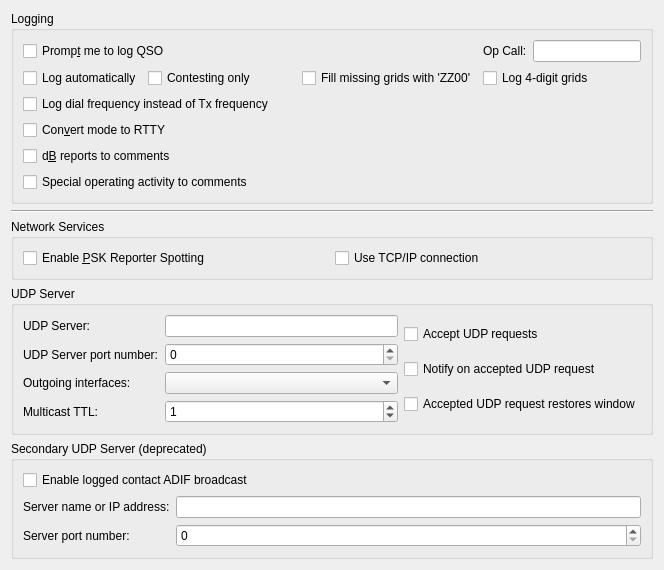
         <widget class="QWidget" name="reporting_tab">
          <attribute name="title">
           <string>Reportin&amp;g</string>
          </attribute>
          <attribute name="toolTip">
           <string>Reporting and logging settings</string>
          </attribute>
          <layout class="QVBoxLayout" name="verticalLayout_5">
           <item>
            <widget class="QGroupBox" name="logging_group_box">
             <property name="title">
              <string>Logging</string>
             </property>
             <layout class="QGridLayout" name="gridLayout_14">
              <item row="2" column="0">
               <layout class="QHBoxLayout" name="horizontalLayout_12">
                <item>
                 <widget class="QCheckBox" name="cbAutoLog">
                  <property name="toolTip">
                   <string>&lt;html&gt;&lt;head/&gt;&lt;body&gt;&lt;p&gt;Check to have QSOs logged automatically, when complete.&lt;/p&gt;&lt;/body&gt;&lt;/html&gt;</string>
                  </property>
                  <property name="text">
                   <string>Log automatically</string>
                  </property>
                 </widget>
                </item>
                <item>
                 <widget class="QCheckBox" name="cbContestingOnly">
                  <property name="toolTip">
                   <string>&lt;html&gt;&lt;head/&gt;&lt;body&gt;&lt;p&gt;Use 'Log automatically' only for special operating activities.&lt;/p&gt;&lt;/body&gt;&lt;/html&gt;</string>
                  </property>
                  <property name="text">
                   <string>Contesting only</string>
                  </property>
                 </widget>
                </item>
                <item>
                 <spacer name="horizontalSpacer_14">
                  <property name="orientation">
                   <enum>Qt::Horizontal</enum>
                  </property>
                  <property name="sizeHint" stdset="0">
                   <size>
                    <width>40</width>
                    <height>20</height>
                   </size>
                  </property>
                 </spacer>
                </item>
               </layout>
              </item>
              <item row="2" column="1">
               <widget class="QCheckBox" name="cbZZ00">
                <property name="toolTip">
                 <string>&lt;html&gt;&lt;head/&gt;&lt;body&gt;&lt;p&gt;Log 'ZZ00' as grid if the other station doesn't send you a grid.&lt;/p&gt;&lt;/body&gt;&lt;/html&gt;</string>
                </property>
                <property name="text">
                 <string>Fill missing grids with 'ZZ00'</string>
                </property>
               </widget>
              </item>
              <item row="0" column="1">
               <spacer name="horizontalSpacer_6">
                <property name="orientation">
                 <enum>Qt::Horizontal</enum>
                </property>
                <property name="sizeHint" stdset="0">
                 <size>
                  <width>136</width>
                  <height>20</height>
                 </size>
                </property>
               </spacer>
              </item>
              <item row="8" column="0">
               <widget class="QCheckBox" name="specOp_in_comments_check_box">
                <property name="toolTip">
                 <string>&lt;html&gt;&lt;head/&gt;&lt;body&gt;&lt;p&gt;Check this option to note any Special Operating Activity in the comments field.&lt;/p&gt;&lt;/body&gt;&lt;/html&gt;</string>
                </property>
                <property name="text">
                 <string>Special operating activity to comments</string>
                </property>
               </widget>
              </item>
              <item row="0" column="0">
               <widget class="QCheckBox" name="prompt_to_log_check_box">
                <property name="toolTip">
                 <string>The program will pop up a partially completed Log QSO dialog when you send a 73 or free text message.</string>
                </property>
                <property name="text">
                 <string>Promp&amp;t me to log QSO</string>
                </property>
               </widget>
              </item>
              <item row="0" column="3">
               <widget class="QLineEdit" name="opCallEntry">
                <property name="toolTip">
                 <string>&lt;html&gt;&lt;head/&gt;&lt;body&gt;&lt;p&gt;The callsign of the operator, if different from the station callsign.&lt;/p&gt;&lt;/body&gt;&lt;/html&gt;</string>
                </property>
               </widget>
              </item>
              <item row="0" column="2">
               <widget class="QLabel" name="label_13">
                <property name="text">
                 <string>Op Call:</string>
                </property>
                <property name="buddy">
                 <cstring>opCallEntry</cstring>
                </property>
               </widget>
              </item>
              <item row="6" column="0">
               <widget class="QCheckBox" name="log_as_RTTY_check_box">
                <property name="toolTip">
                 <string>&lt;html&gt;&lt;head/&gt;&lt;body&gt;&lt;p&gt;Some logging programs will not accept WSJT-X mode names.&lt;/p&gt;&lt;/body&gt;&lt;/html&gt;</string>
                </property>
                <property name="text">
                 <string>Con&amp;vert mode to RTTY</string>
                </property>
               </widget>
              </item>
              <item row="7" column="0">
               <widget class="QCheckBox" name="report_in_comments_check_box">
                <property name="toolTip">
                 <string>Some logging programs will not accept the type of reports
saved by this program.
Check this option to save the sent and received reports in the
comments field.</string>
                </property>
                <property name="text">
                 <string>d&amp;B reports to comments</string>
                </property>
               </widget>
              </item>
              <item row="2" column="2" colspan="2">
               <widget class="QCheckBox" name="cbLog4digitGrids">
                <property name="toolTip">
                 <string>&lt;html&gt;&lt;head/&gt;&lt;body&gt;&lt;p&gt;Shorten 6-digit grid entries and log 4-digit grids instead.&lt;/p&gt;&lt;/body&gt;&lt;/html&gt;</string>
                </property>
                <property name="text">
                 <string>Log 4-digit grids</string>
                </property>
               </widget>
              </item>
              <item row="5" column="0">
               <widget class="QCheckBox" name="cbLogDialFrequency">
                <property name="toolTip">
                 <string>&lt;html&gt;&lt;head/&gt;&lt;body&gt;&lt;p&gt;Check to log dial frequency instead of the actual Tx frequency.&lt;/p&gt;&lt;/body&gt;&lt;/html&gt;</string>
                </property>
                <property name="text">
                 <string>Log dial frequency instead of Tx frequency</string>
                </property>
               </widget>
              </item>
             </layout>
            </widget>
           </item>
           <item>
            <widget class="Line" name="line_8">
             <property name="orientation">
              <enum>Qt::Horizontal</enum>
             </property>
            </widget>
           </item>
           <item>
            <widget class="QGroupBox" name="network_group_box">
             <property name="title">
              <string>Network Services</string>
             </property>
             <layout class="QGridLayout" name="gridLayout_29" columnstretch="0,0">
              <item row="0" column="0">
               <widget class="QCheckBox" name="psk_reporter_check_box">
                <property name="toolTip">
                 <string>&lt;html&gt;&lt;head/&gt;&lt;body&gt;&lt;p&gt;The program can send your station details and all decoded signals with grid squares as spots to the http://pskreporter.info web site.&lt;/p&gt;&lt;p&gt;This is used for reverse beacon analysis which is very useful for assessing propagation and system performance.&lt;/p&gt;&lt;/body&gt;&lt;/html&gt;</string>
                </property>
                <property name="text">
                 <string>Enable &amp;PSK Reporter Spotting</string>
                </property>
               </widget>
              </item>
              <item row="0" column="1">
               <widget class="QCheckBox" name="psk_reporter_tcpip_check_box">
                <property name="toolTip">
                 <string>&lt;html&gt;&lt;head/&gt;&lt;body&gt;&lt;p&gt;Check this option if a reliable connection is needed&lt;/p&gt;&lt;p&gt;Most users do not need this, the default uses UDP which is more efficient. Only check this if you have evidence that UDP traffic from you to PSK Reporter is being lost.&lt;/p&gt;&lt;/body&gt;&lt;/html&gt;</string>
                </property>
                <property name="text">
                 <string>Use TCP/IP connection</string>
                </property>
               </widget>
              </item>
             </layout>
            </widget>
           </item>
           <item>
            <widget class="QGroupBox" name="groupBox_4">
             <property name="title">
              <string>UDP Server</string>
             </property>
             <layout class="QGridLayout" name="gridLayout_16">
              <item row="0" column="0">
               <layout class="QFormLayout" name="formLayout_6">
                <property name="fieldGrowthPolicy">
                 <enum>QFormLayout::AllNonFixedFieldsGrow</enum>
                </property>
                <item row="0" column="0">
                 <widget class="QLabel" name="udp_server_label">
                  <property name="text">
                   <string>UDP Server:</string>
                  </property>
                  <property name="buddy">
                   <cstring>udp_server_line_edit</cstring>
                  </property>
                 </widget>
                </item>
                <item row="0" column="1">
                 <widget class="QLineEdit" name="udp_server_line_edit">
                  <property name="toolTip">
                   <string>&lt;html&gt;&lt;head/&gt;&lt;body&gt;&lt;p&gt;Optional hostname of network service to receive decodes.&lt;/p&gt;&lt;p&gt;Formats:&lt;/p&gt;&lt;ul style=&quot;margin-top: 0px; margin-bottom: 0px; margin-left: 0px; margin-right: 0px; -qt-list-indent: 1;&quot;&gt;&lt;li style=&quot; margin-top:12px; margin-bottom:0px; margin-left:0px; margin-right:0px; -qt-block-indent:0; text-indent:0px;&quot;&gt;hostname&lt;/li&gt;&lt;li style=&quot; margin-top:0px; margin-bottom:0px; margin-left:0px; margin-right:0px; -qt-block-indent:0; text-indent:0px;&quot;&gt;IPv4 address&lt;/li&gt;&lt;li style=&quot; margin-top:0px; margin-bottom:0px; margin-left:0px; margin-right:0px; -qt-block-indent:0; text-indent:0px;&quot;&gt;IPv6 address&lt;/li&gt;&lt;li style=&quot; margin-top:0px; margin-bottom:0px; margin-left:0px; margin-right:0px; -qt-block-indent:0; text-indent:0px;&quot;&gt;IPv4 multicast group address&lt;/li&gt;&lt;li style=&quot; margin-top:0px; margin-bottom:0px; margin-left:0px; margin-right:0px; -qt-block-indent:0; text-indent:0px;&quot;&gt;IPv6 multicast group address&lt;/li&gt;&lt;/ul&gt;&lt;p&gt;Clearing this field will disable the broadcasting of UDP status updates.&lt;/p&gt;&lt;/body&gt;&lt;/html&gt;</string>
                  </property>
                  <property name="inputMethodHints">
                   <set>Qt::ImhDigitsOnly</set>
                  </property>
                 </widget>
                </item>
                <item row="1" column="0">
                 <widget class="QLabel" name="label_6">
                  <property name="text">
                   <string>UDP Server port number:</string>
                  </property>
                  <property name="buddy">
                   <cstring>udp_server_port_spin_box</cstring>
                  </property>
                 </widget>
                </item>
                <item row="1" column="1">
                 <widget class="QSpinBox" name="udp_server_port_spin_box">
                  <property name="toolTip">
                   <string>&lt;html&gt;&lt;head/&gt;&lt;body&gt;&lt;p&gt;Enter the service port number of the UDP server that WSJT-X should send updates to. If this is zero no updates will be sent.&lt;/p&gt;&lt;/body&gt;&lt;/html&gt;</string>
                  </property>
                  <property name="maximum">
                   <number>65534</number>
                  </property>
                 </widget>
                </item>
                <item row="2" column="0">
                 <widget class="QLabel" name="udp_interfaces_label">
                  <property name="text">
                   <string>Outgoing interfaces:</string>
                  </property>
                  <property name="buddy">
                   <cstring>udp_interfaces_combo_box</cstring>
                  </property>
                 </widget>
                </item>
                <item row="2" column="1">
                 <widget class="CheckableItemComboBox" name="udp_interfaces_combo_box">
                  <property name="toolTip">
                   <string>&lt;html&gt;&lt;head/&gt;&lt;body&gt;&lt;p&gt;When sending updates to a multicast group address it is necessary to specify which network interface(s) to send them to. If the loop-back interface is multicast capable then at least that one will be selected.&lt;/p&gt;&lt;p&gt;For most users the loop-back interface is all that is needed, that will allow multiple other applications on the same machine to interoperate with WSJT-X. If applications running on other hosts are to receive status updates then a suitable network interface should be used.&lt;/p&gt;&lt;p&gt;On some Linux systems it may be necessary to enable multicast on the loop-back network interface.&lt;/p&gt;&lt;/body&gt;&lt;/html&gt;</string>
                  </property>
                 </widget>
                </item>
                <item row="3" column="0">
                 <widget class="QLabel" name="udp_TTL_label">
                  <property name="text">
                   <string>Multicast TTL:</string>
                  </property>
                  <property name="buddy">
                   <cstring>udp_TTL_spin_box</cstring>
                  </property>
                 </widget>
                </item>
                <item row="3" column="1">
                 <widget class="QSpinBox" name="udp_TTL_spin_box">
                  <property name="toolTip">
                   <string>&lt;html&gt;&lt;head/&gt;&lt;body&gt;&lt;p&gt;Sets the number or router hops that multicast datagrams are allowed to make. Almost everyone should set this to 1 to keep outgoing multicast traffic withn the local subnet.&lt;/p&gt;&lt;/body&gt;&lt;/html&gt;</string>
                  </property>
                  <property name="maximum">
                   <number>255</number>
                  </property>
                  <property name="value">
                   <number>1</number>
                  </property>
                 </widget>
                </item>
               </layout>
              </item>
              <item row="0" column="1">
               <layout class="QVBoxLayout" name="verticalLayout_11">
                <item>
                 <widget class="QCheckBox" name="accept_udp_requests_check_box">
                  <property name="toolTip">
                   <string>&lt;html&gt;&lt;head/&gt;&lt;body&gt;&lt;p&gt;With this enabled WSJT-X will accept certain requests back from a UDP server that receives decode messages.&lt;/p&gt;&lt;/body&gt;&lt;/html&gt;</string>
                  </property>
                  <property name="text">
                   <string>Accept UDP requests</string>
                  </property>
                 </widget>
                </item>
                <item>
                 <widget class="QCheckBox" name="udpWindowToFront">
                  <property name="toolTip">
                   <string>&lt;html&gt;&lt;head/&gt;&lt;body&gt;&lt;p&gt;Indicate acceptance of an incoming UDP request. The effect of this option varies depending on the operating system and window manager, its intent is to notify the acceptance of an incoming UDP request even if this application is minimized or hidden.&lt;/p&gt;&lt;/body&gt;&lt;/html&gt;</string>
                  </property>
                  <property name="text">
                   <string>Notify on accepted UDP request</string>
                  </property>
                 </widget>
                </item>
                <item>
                 <widget class="QCheckBox" name="udpWindowRestore">
                  <property name="toolTip">
                   <string>&lt;html&gt;&lt;head/&gt;&lt;body&gt;&lt;p&gt;Restore the window from minimized if an UDP request is accepted.&lt;/p&gt;&lt;/body&gt;&lt;/html&gt;</string>
                  </property>
                  <property name="text">
                   <string>Accepted UDP request restores window</string>
                  </property>
                 </widget>
                </item>
               </layout>
              </item>
             </layout>
            </widget>
           </item>
           <item>
            <widget class="QGroupBox" name="n1mm_group_box">
             <property name="title">
              <string>Secondary UDP Server (deprecated)</string>
             </property>
             <layout class="QFormLayout" name="formLayout_15">
              <item row="0" column="0" colspan="2">
               <widget class="QCheckBox" name="enable_n1mm_broadcast_check_box">
                <property name="toolTip">
                 <string>&lt;html&gt;&lt;head/&gt;&lt;body&gt;&lt;p&gt;When checked, WSJT-X will broadcast a logged contact in ADIF format to the configured hostname and port. &lt;/p&gt;&lt;/body&gt;&lt;/html&gt;</string>
                </property>
                <property name="text">
                 <string>Enable logged contact ADIF broadcast</string>
                </property>
               </widget>
              </item>
              <item row="1" column="0">
               <widget class="QLabel" name="n1mm_server_name_label">
                <property name="text">
                 <string>Server name or IP address:</string>
                </property>
                <property name="buddy">
                 <cstring>n1mm_server_name_line_edit</cstring>
                </property>
               </widget>
              </item>
              <item row="1" column="1">
               <widget class="QLineEdit" name="n1mm_server_name_line_edit">
                <property name="toolTip">
                 <string>&lt;html&gt;&lt;head/&gt;&lt;body&gt;&lt;p&gt;Optional host name of N1MM Logger+ program to receive ADIF UDP broadcasts. This is usually 'localhost' or ip address 127.0.0.1&lt;/p&gt;&lt;p&gt;Formats:&lt;/p&gt;&lt;ul style=&quot;margin-top: 0px; margin-bottom: 0px; margin-left: 0px; margin-right: 0px; -qt-list-indent: 1;&quot;&gt;&lt;li style=&quot; margin-top:12px; margin-bottom:0px; margin-left:0px; margin-right:0px; -qt-block-indent:0; text-indent:0px;&quot;&gt;hostname&lt;/li&gt;&lt;li style=&quot; margin-top:0px; margin-bottom:0px; margin-left:0px; margin-right:0px; -qt-block-indent:0; text-indent:0px;&quot;&gt;IPv4 address&lt;/li&gt;&lt;li style=&quot; margin-top:0px; margin-bottom:0px; margin-left:0px; margin-right:0px; -qt-block-indent:0; text-indent:0px;&quot;&gt;IPv6 address&lt;/li&gt;&lt;li style=&quot; margin-top:0px; margin-bottom:0px; margin-left:0px; margin-right:0px; -qt-block-indent:0; text-indent:0px;&quot;&gt;IPv4 multicast group address&lt;/li&gt;&lt;li style=&quot; margin-top:0px; margin-bottom:0px; margin-left:0px; margin-right:0px; -qt-block-indent:0; text-indent:0px;&quot;&gt;IPv6 multicast group address&lt;/li&gt;&lt;/ul&gt;&lt;p&gt;Clearing this field will disable broadcasting of ADIF information via UDP.&lt;/p&gt;&lt;/body&gt;&lt;/html&gt;</string>
                </property>
               </widget>
              </item>
              <item row="2" column="0">
               <widget class="QLabel" name="n1mm_server_port_label">
                <property name="text">
                 <string>Server port number:</string>
                </property>
                <property name="buddy">
                 <cstring>n1mm_server_port_spin_box</cstring>
                </property>
               </widget>
              </item>
              <item row="2" column="1">
               <widget class="QSpinBox" name="n1mm_server_port_spin_box">
                <property name="toolTip">
                 <string>&lt;html&gt;&lt;head/&gt;&lt;body&gt;&lt;p&gt;Enter the port number that WSJT-X should use for UDP broadcasts of ADIF log information. For N1MM Logger+, this value should be 2333. If this is zero,  no updates will be broadcast.&lt;/p&gt;&lt;/body&gt;&lt;/html&gt;</string>
                </property>
                <property name="maximum">
                 <number>65534</number>
                </property>
               </widget>
              </item>
             </layout>
            </widget>
           </item>
           <item>
            <spacer name="verticalSpacer_4">
             <property name="orientation">
              <enum>Qt::Vertical</enum>
             </property>
             <property name="sizeHint" stdset="0">
              <size>
               <width>0</width>
               <height>0</height>
              </size>
             </property>
            </spacer>
           </item>
          </layout>
         </widget>
